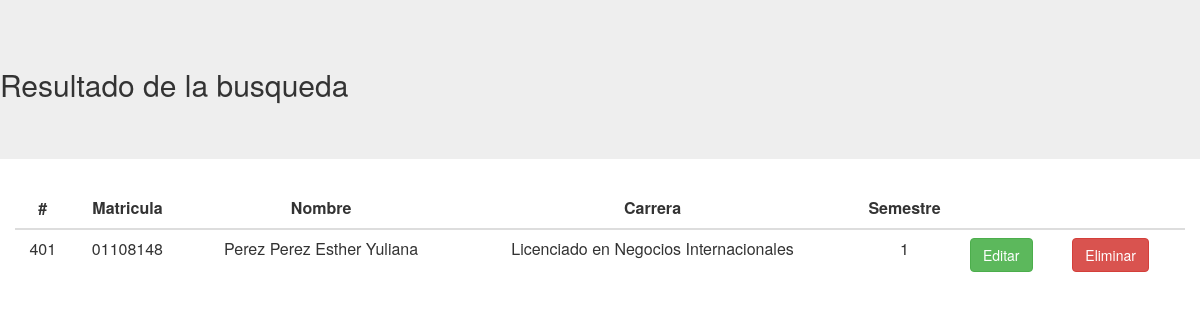
The app's page /TablasVistas/Busqueda_Alumnos.php?Matricula_Alumno=01108148 with its own data.
### tables this page shows
CREATE TABLE IF NOT EXISTS `alumnos` (
  `Id_Alumno` int(11) NOT NULL,
  `Matricula_Alumno` varchar(10) NOT NULL,
  `Nombre_Alumno` varchar(70) NOT NULL,
  `Carrera_Alumno` varchar(50) NOT NULL,
  `Semestre_Alumno` varchar(50) NOT NULL
);

### configuracion.php (called while the page is built, shortened)
<?php
  $ALUMNOS = "alumnos";
?>

### TablasVistas/Busqueda_Alumnos.php (the view, shortened to what this page needs)
<?php
  include "../configuracion.php";
  $mysqli = new mysqli($SERVIDOR, $USER, $PASS, $BD);
    $Matricula_Alumno = $_REQUEST['Matricula_Alumno'];
    $Ver_Alumno = "SELECT * FROM $ALUMNOS WHERE Matricula_Alumno = '".$Matricula_Alumno."' ";
    $Result_Busqueda_Alumno = $mysqli->query($Ver_Alumno);
 ?>
<html>
  <head>
    <link rel="stylesheet" href="../includes/css/bootstrap.css">
  </head>
  <body>
    <header class="jumbotron">
      <h2>Resultado de la busqueda</h2>
    </header>
    <div class="container">
      <div class="row">
        <table class="table table-hover">
          <thead>
            <tr>
              <th class="text-center">#</th>
              <th class="text-center">Matricula</th>
              <th class="text-center">Nombre</th>
              <th class="text-center">Carrera</th>
              <th class="text-center">Semestre</th>
              <th class="text-center"></th>
              <th class="text-center"></th>
            </tr>
          </thead>
          <tbody>
            <?php while ($renglon = mysqli_fetch_array($Result_Busqueda_Alumno)) { ?>
            <tr>
                <td class="text-center"><?php echo $renglon['Id_Alumno']?></td>
                <td class="text-center"><?php echo $renglon['Matricula_Alumno']?></td>
                <td class="text-center"><?php echo $renglon['Nombre_Alumno']?></td>
                <td class="text-center"><?php echo $renglon['Carrera_Alumno']?></td>
                <td class="text-center"><?php echo $renglon['Semestre_Alumno']?></td>
                <td><a class="btn btn-success" role ="button" href="../FormsEditar/Alumnos.php?Matricula_Alumno=<?php echo $renglon['Matricula_Alumno']; ?>"> Editar</a></td>
                <td><a class="btn btn-danger" role="button" href="../BibliotecaPHP/Eliminar_Alumnos.php?Matricula_Alumno=<?php echo $renglon['Matricula_Alumno']; ?>"> Eliminar</a></td>
              </tr>
              <?php }?>
          </tbody>
        </table>
      </div>
    </div>
  </body>
</html>

### records on screen
alumnos: Id_Alumno "401", Matricula_Alumno "01108148", Nombre_Alumno "Perez Perez Esther Yuliana", Carrera_Alumno "Licenciado en Negocios Internacionales", Semestre_Alumno "1"
